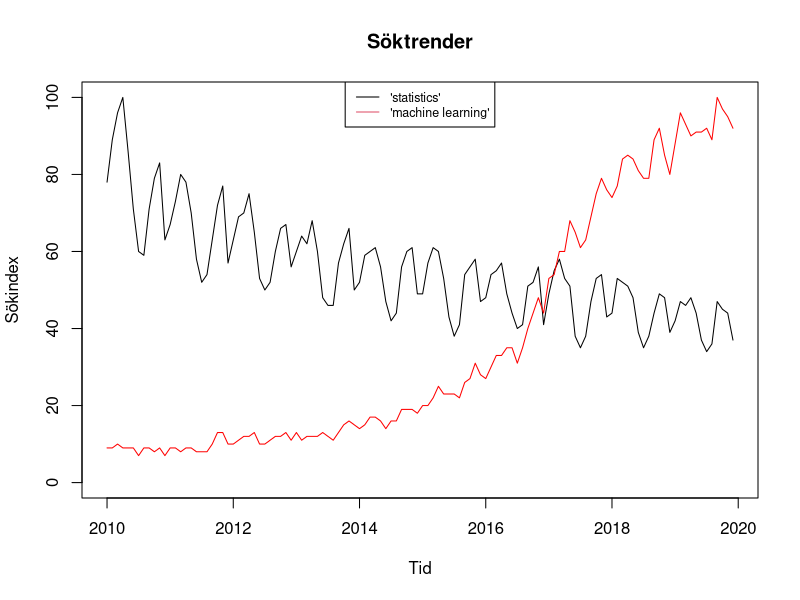

Generate this figure with R:

statistics = read.csv('data/statistics.csv')
statistics_ts = ts(statistics$index, start=c(2010,1), frequency=12)
ml = read.csv('data/ml.csv')
ml_ts = ts(ml$index, start=c(2010,1), frequency = 12)


ts.plot(statistics_ts, ylim=c(0,100), ylab="Sökindex", xlab="Tid", main="Söktrender")
lines(ml_ts, col="red")
legend(
  x = 'top',
  inset = c(-1, 0),
  legend = c("'statistics'", "'machine learning'"),
  col = c(1,2),
  lty = c(1, 1),
  cex=0.75
)


